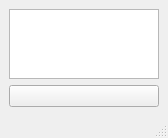
<?xml version="1.0" encoding="UTF-8"?>
<ui version="4.0">
 <class>MainWindow</class>
 <widget class="QMainWindow" name="MainWindow">
  <property name="geometry">
   <rect>
    <x>0</x>
    <y>0</y>
    <width>168</width>
    <height>138</height>
   </rect>
  </property>
  <property name="windowTitle">
   <string>MainWindow</string>
  </property>
  <widget class="QWidget" name="centralwidget">
   <layout class="QGridLayout" name="gridLayout">
    <item row="1" column="0" colspan="2">
     <widget class="QPushButton" name="pushButton">
      <property name="text">
       <string/>
      </property>
     </widget>
    </item>
    <item row="0" column="0" colspan="2">
     <widget class="QPlainTextEdit" name="CategoryEdit"/>
    </item>
   </layout>
  </widget>
  <widget class="QStatusBar" name="statusbar"/>
 </widget>
 <resources/>
 <connections/>
</ui>
